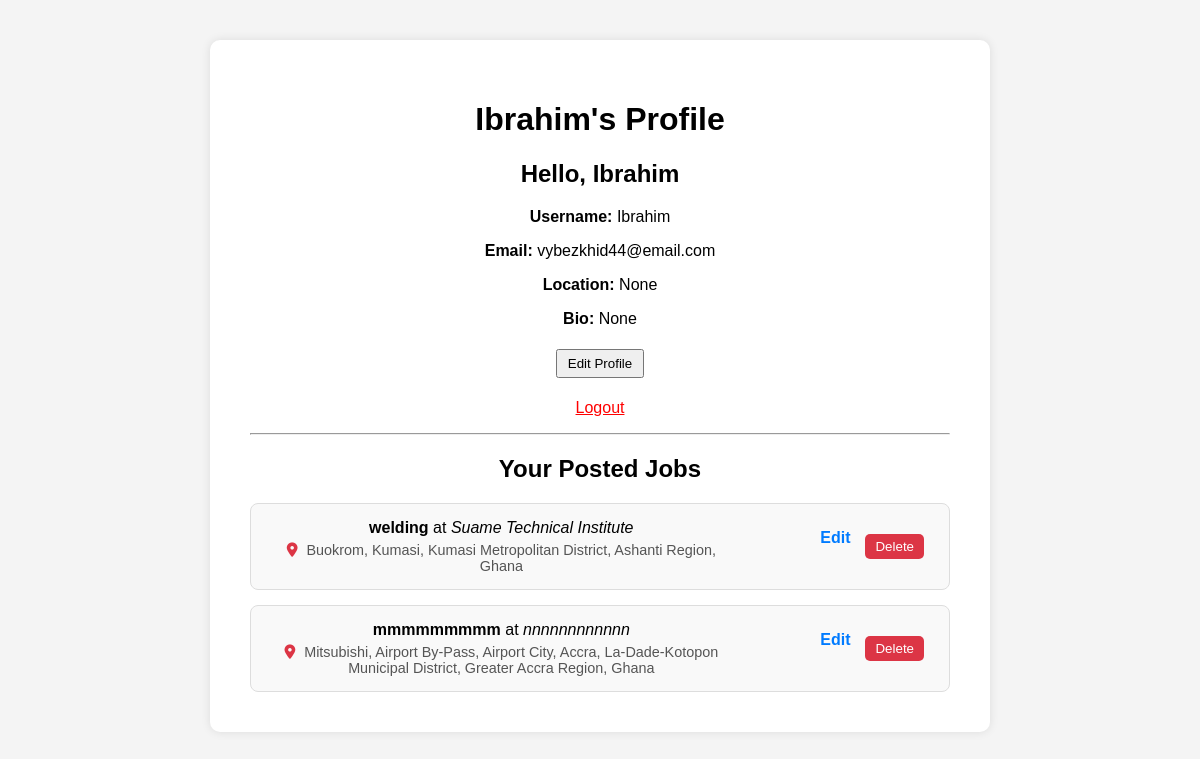
The app's page /profile (signed in), older data.
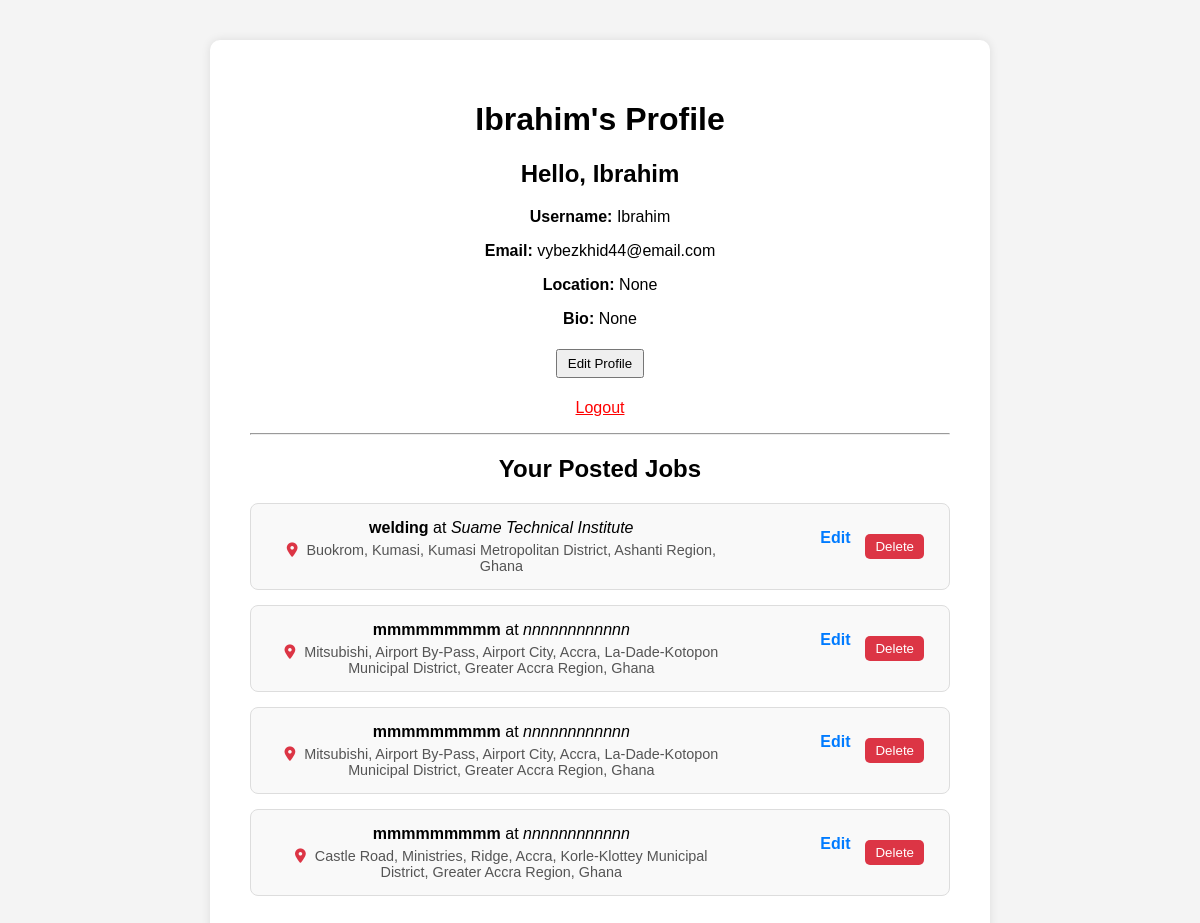
The same page, newer data.
### models.py (models this page shows)
class User(db.Model):
    id = db.Column(db.Integer, primary_key=True)
    email = db.Column(db.String(120), unique=True, nullable=False)
    password = db.Column(db.String(200), nullable=False)
    role = db.Column(db.String(20), nullable=False)  # 'employer' or 'jobseeker'
    username = db.Column(db.String(150), unique=True, nullable=False)
    full_name = db.Column(db.String(150))
    bio = db.Column(db.Text)
    location = db.Column(db.String(100))
    jobs = db.relationship('Job', backref='poster', lazy=True)

class Job(db.Model):
    id = db.Column(db.Integer, primary_key=True)
    title = db.Column(db.String(120), nullable=False)
    company = db.Column(db.String(100), nullable=False)
    location = db.Column(db.String(100), nullable=False)
    salary = db.Column(db.Float, nullable=False)
    currency = db.Column(db.String(10), default='USD')
    category = db.Column(db.String(100), nullable=False)
    description = db.Column(db.Text, nullable=False)
    dark_mode = db.Column(db.Boolean, default=False)
    theme = db.Column(db.String(10), default='light')
    latitude = db.Column(db.Float)
    longitude = db.Column(db.Float)
    posted_time = db.Column(db.DateTime, default=datetime.utcnow)
    user_id = db.Column(db.Integer, db.ForeignKey('user.id'), nullable=False)
    applications = db.relationship('Application', backref='job', lazy=True)

### app.py (the view)
@app.route('/profile')
def profile():
    if 'user_id' not in session:
        flash('Login required to view profile.', 'warning')
        return redirect(url_for('login'))
    user = User.query.get(session['user_id'])
    jobs = Job.query.filter_by(user_id=user.id).all()  # if you're showing jobs
    return render_template('profile.html', user=user, jobs=jobs)

### app.py (called while the page is built)
@app.context_processor
def inject_languages():
    return dict(LANGUAGES=app.config['LANGUAGES'])

### templates/profile.html (shortened to what this page needs)
<!DOCTYPE html>
<html>
<head>
    <link rel="stylesheet" href="https://cdnjs.cloudflare.com/ajax/libs/font-awesome/6.4.0/css/all.min.css">
</head>
<body>
    <div class="profile-container">
        <h1>{{ user.username }}'s {{ _('Profile') }}</h1>
        <h2>{{ _('Hello') }}, {{ user.full_name or user.username }}</h2>
        <p><strong>{{ _('Username') }}:</strong> {{ user.username }}</p>
        <p><strong>{{ _('Email') }}:</strong> {{ user.email }}</p>
        <p><strong>{{ _('Location') }}:</strong> {{ user.location }}</p>
        <p><strong>{{ _('Bio') }}:</strong> {{ user.bio }}</p>
        <button onclick="document.getElementById('editForm').style.display='block'">{{ _('Edit Profile') }}</button>
        <p><a href="{{ url_for('logout') }}" style="color: red;">{{ _('Logout') }}</a></p>
        <hr>
        <h2>{{ _('Your Posted Jobs') }}</h2>
        {% if jobs %}
        <div class="job-list">
            {% for job in jobs %}
            <div class="job-card">
                <div class="job-info">
                    <strong>{{ job.title }}</strong> at <em>{{ job.company }}</em>
                    <div class="job-location">
                        <i class="fas fa-map-marker-alt" style="color:#dc3545; margin-right:5px;"></i> {{ job.location }}
                    </div>
                </div>
                <div class="job-actions">
                    <a href="{{ url_for('edit_job', job_id=job.id) }}" class="edit-btn">{{ _('Edit') }}</a>
                    <form action="{{ url_for('delete_job', job_id=job.id) }}" method="POST" style="display:inline;">
                        <button type="submit" class="delete-btn" onclick="return confirm('{{ _('Delete this job?') }}')">
                            {{ _('Delete') }}
                        </button>
                    </form>
                </div>
            </div>
            {% endfor %}
        </div>
        {% else %}
        <p>{{ _("You haven't posted any jobs yet.") }}</p>
        {% endif %}
    </div>
</body>
</html>

### templates/profile.html (style rules this page uses)
body { font-family: Arial, sans-serif; padding: 40px; margin: 0; display: flex; justify-content: center; align-items: flex-start; min-height: 100vh; background-color: #f4f4f4; }
.profile-container { text-align: center; background: #fff; padding: 40px; border-radius: 10px; max-width: 700px; width: 100%; box-shadow: 0 0 10px rgba(0,0,0,0.1); }
a { color: blue; }
button { margin: 5px; padding: 5px 10px; }
.job-list { margin-top: 20px; display: flex; flex-direction: column; gap: 15px; }
.job-card { background: #f9f9f9; border: 1px solid #ddd; padding: 15px 20px; border-radius: 8px; display: flex; justify-content: space-between; align-items: center; }
.job-info { max-width: 70%; }
.job-location { font-size: 0.9em; color: #555; margin-top: 5px; }
.job-actions { display: flex; gap: 10px; }
.edit-btn { color: #007bff; text-decoration: none; font-weight: bold; }
.delete-btn { background-color: #dc3545; color: white; border: none; padding: 5px 10px; border-radius: 5px; cursor: pointer; }

Row changes from the older to the newer data that the page shows:
added Job: title "mmmmmmmmm", company "nnnnnnnnnnnn", location "Mitsubishi, Airport By-Pass, Airport City, Accra, La-Dade-Kotopon Municipal District, Greater Accra Region, Ghana"
added Job: title "mmmmmmmmm", company "nnnnnnnnnnnn", location "Castle Road, Ministries, Ridge, Accra, Korle-Klottey Municipal District, Greater Accra Region, Ghana"
